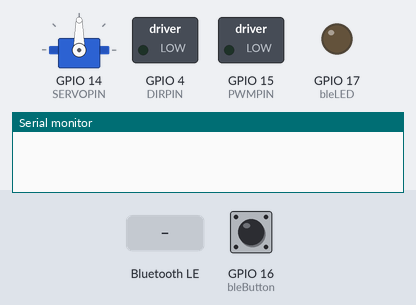
Bench run of a sketch on a simulated ESP32. On the bench: servo, switched loads named in the sketch (green lamp = pin HIGH), output pins drawn as LEDs (lit = HIGH), the last lines printed to the serial monitor. The inputs (shaded band) are chosen by the test bench; at power-on: GPIO 16 (bleButton) HIGH. Nothing arrives over Bluetooth unless stated; a phone connects over Bluetooth LE 3 s after start.

Above: at 1.2 s.
1.3 s: GPIO 16 (bleButton) pulled LOW for 0.15 s
At 4.2 s:
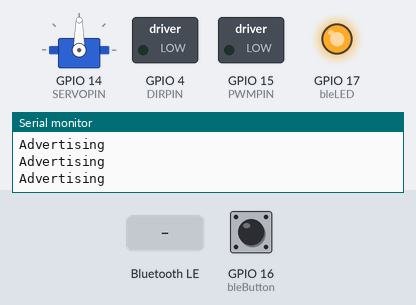
4.4 s: Bluetooth LE write "90" received
At 5.0 s:
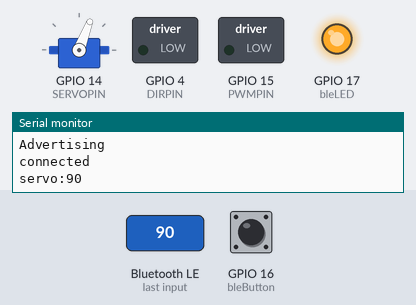
5.9 s: Bluetooth LE write "1" received
At 6.2 s:
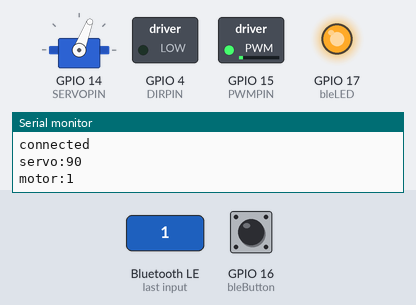
7.4 s: Bluetooth LE write "1" received
At 8.5 s:
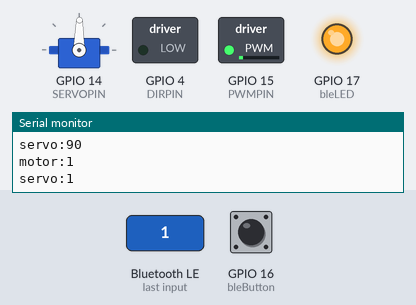
8.9 s: Bluetooth LE write "90" received
At 9.6 s:
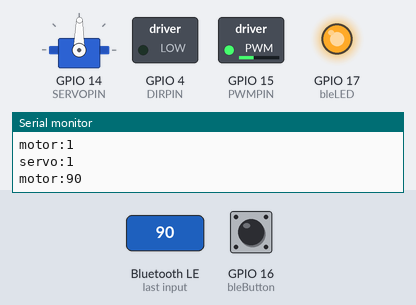
10.4 s: Bluetooth LE write "200" received
At 10.8 s:
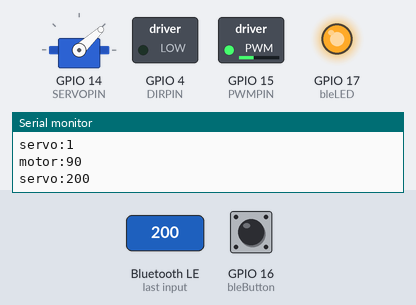
Timing chart, 0 to 12.9 s (numbered marks = the images above; inputs shaded):
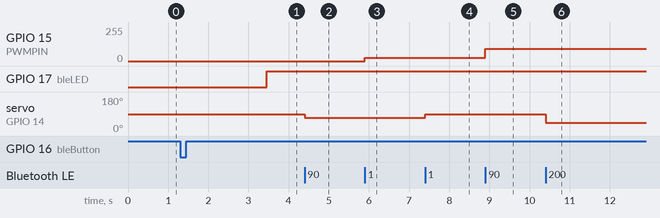

Measured:
- after the input at 1.3 s, GPIO 17 (bleLED): LOW → HIGH after 2.2 s
- after the input at 4.4 s, servo on GPIO 14 (SERVOPIN): 90° → 69° at once
- after the input at 5.9 s, GPIO 15 (PWMPIN): 0/255 → 25/255 at once
- after the input at 7.4 s, servo on GPIO 14 (SERVOPIN): 69° → 89° at once
- after the input at 8.9 s, GPIO 15 (PWMPIN): 25/255 → 92/255 at once
- after the input at 10.4 s, servo on GPIO 14 (SERVOPIN): 89° → 43° at once

The sketch:

BCCar.ino
```cpp
#include <ArduinoBLE.h>
#include <string.h>
#include <ESP32Servo.h>
bool buttonPressed();
void checkAndApplyAdvertise();
void currentlyAdvertising();

BLEService bcCar("2802f57b-d38b-4dca-a026-af1d10beee17");
BLEStringCharacteristic servoRequestCharacteristic("2802f571-d381-4dca-a026-af1d10beee18",  BLEWriteWithoutResponse, 4);
BLEStringCharacteristic motorRequestCharacteristic("2802f571-d381-4dca-a026-af1d10beee19", BLEWriteWithoutResponse, 4);

Servo myServo;
static const int SERVOPIN = 14;

static const int DIRPIN = 4;
static const int PWMPIN = 15;


int bleLED = 17;
int bleButton = 16;

bool ledBlink = false;
bool advertiseState = false;
bool isAdvertising = false;
int motorState = 0; //0 is stop, -1 is backwards, 1 is forward
unsigned long motorMillis = 0;
unsigned long startMillis = 0;
unsigned long blinkMillis = 0;
const long advertisingDuration = 60000;
const long blinkDuration = 1000;


void setup() {
  Serial.begin(9600);
  if(!BLE.begin()){
    Serial.println("Starting BLE failed.");

  }

  pinMode(bleLED, OUTPUT);
  pinMode(bleButton, INPUT_PULLUP);


  myServo.write(90);
  myServo.attach(SERVOPIN);
  myServo.write(90);

  pinMode(DIRPIN, OUTPUT);
  pinMode(PWMPIN, OUTPUT);
  digitalWrite(DIRPIN, LOW);
  digitalWrite(PWMPIN, LOW);

  BLE.setLocalName("BCCar");
  BLE.setDeviceName("BCCar");
  BLE.setAdvertisedService(bcCar);
  bcCar.addCharacteristic(servoRequestCharacteristic);
  bcCar.addCharacteristic(motorRequestCharacteristic);
  BLE.addService(bcCar);

  bool b = ledcAttachChannel(PWMPIN, 5000, 8, 5);
}

void loop() {
  buttonPressed();
  checkAndApplyAdvertise();
  if (isAdvertising){
    currentlyAdvertising();
  }

  BLEDevice central = BLE.central();
  if (central){
    digitalWrite(bleLED, HIGH); //turn on the pin, supplies 3.3v, to led
    Serial.println("connected");
    BLE.stopAdvertise();
    advertiseState = false;
    isAdvertising = false;
    while(central.connected()){
      if (buttonPressed()){
        Serial.println("entering pressed");
        central.disconnect();
        break;
      }
      if (!central.connected()){
        central.disconnect();
        break;
      }
      if(servoRequestCharacteristic.written()){
         String newAngle = servoRequestCharacteristic.value();
         int servoValue = newAngle.toInt();
         Serial.println("servo:"+newAngle);
         int x = map(servoValue, 300, -300, 20, 160);
         myServo.write(x);
      }

      if(motorRequestCharacteristic.written()){
         String newAngle = motorRequestCharacteristic.value();
         int motorValue = newAngle.toInt();
         Serial.println("motor:"+newAngle);
        int y = map(motorValue, -300, 300, -200, 250);
        motorPWM(y, DIRPIN, PWMPIN);
      }
    }
    Serial.println("Disconnected");
    digitalWrite(bleLED, LOW);
    motorPWM(0, DIRPIN, PWMPIN);
    myServo.write(90);

  }
}
// when the button is pressed we want to signal that there is no connection and that we should start advertising
bool buttonPressed() {
  if(digitalRead(bleButton)==LOW){
    return (advertiseState = true);
  }
  return false;
}

//we need to check if the currect state should be advertising. If true, we need to start the count for the advertising duration.
void checkAndApplyAdvertise(){
  if (advertiseState){
    BLE.advertise();
    Serial.println("Advertising");
    blinkMillis = startMillis = millis();
    advertiseState = false;
    isAdvertising = true;
  }
}

//we will be blinking the light during the advertising and also checking if the duration for advertising is complete then we stop blinking
void currentlyAdvertising(){
    if (millis()-blinkMillis >= blinkDuration){
      blinkMillis = millis();
      if(ledBlink) digitalWrite(bleLED, HIGH);
      else digitalWrite(bleLED, LOW);
      ledBlink = !ledBlink;
    }
    if (millis() - startMillis >= advertisingDuration){
      BLE.stopAdvertise();
      isAdvertising = false;
      digitalWrite(bleLED,LOW);
      ledBlink = false;
    }
}

void motorPWM(int pwm, int pin1, int pin2){
  unsigned long timeDiff = millis() - motorMillis;
//if backwards signal and ((if motor was previously on forward and if the time delay of at least 500 milliseconds is complete) or (the motor is already spinning backwards or the motor was previously at 0))
   if(pwm < 0){
    if ((motorState == 1 && (timeDiff >= 300)) || motorState <= 0){
      digitalWrite(pin1, HIGH);
      ledcWrite(pin2, pwm);
      motorState = -1;
      motorMillis = millis();
    } else{
      digitalWrite(pin1, LOW);
      ledcWrite(pin2, 0);
    }
  } else if(pwm > 0){
    if ((motorState == -1 && (timeDiff >= 300)) || motorState >=0){
      digitalWrite(pin1, LOW);
      ledcWrite(pin2, pwm);
      motorState = 1;
      motorMillis = millis();
    } else{
      digitalWrite(pin1, LOW);
      ledcWrite(pin2, 0);
    }
  } else{
    digitalWrite(pin1, LOW);
    ledcWrite(pin2, 0);
    if (timeDiff >= 500) {
      motorState = 0;
    }
  }
}
```
